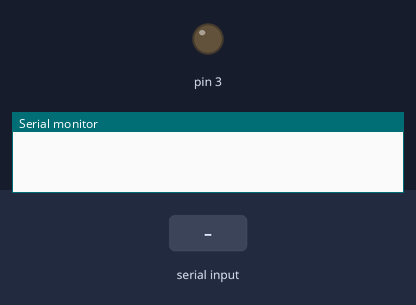
A sketch run on a simulated Arduino Uno, built with avr-gcc and run on an emulated ATmega328P. On the bench: output pins drawn as LEDs (lit = HIGH), the last lines printed to the serial monitor. Inputs (shaded band) come from the test bench.

Above: at 1.2 s.
1.3 s: "Light on" received over Serial
At 2.9 s:
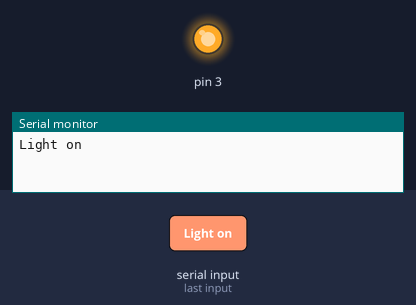
3.8 s: "Light off" received over Serial
At 6.1 s:
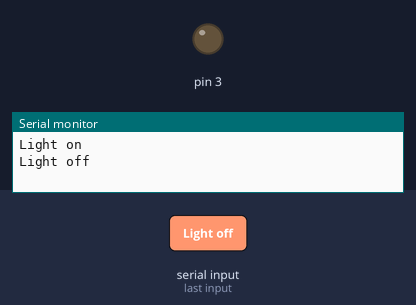
Timing chart, 0 to 7.6 s (numbered marks = the images above; inputs shaded):
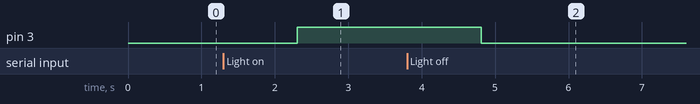

The sketch:

aurduino.ino
```cpp
void setup()
{
 Serial.begin(9600);
 pinMode(3, OUTPUT);
}
void loop()
{
 if(Serial.available()>0)
 {
 String data=Serial.readString();
 if(data == "Light on")
 {
 digitalWrite(3, HIGH);
 Serial.println("Light on");
 delay(100);
 }
 if(data == "Light off")
 {
 digitalWrite(3, LOW);
 Serial.println("Light off");
 delay(100);
 }

}
}
```

Measured:
- after the input at 1.3 s, pin 3: LOW → HIGH after 1.0 s
- after the input at 3.8 s, pin 3: HIGH → LOW after 1.0 s
